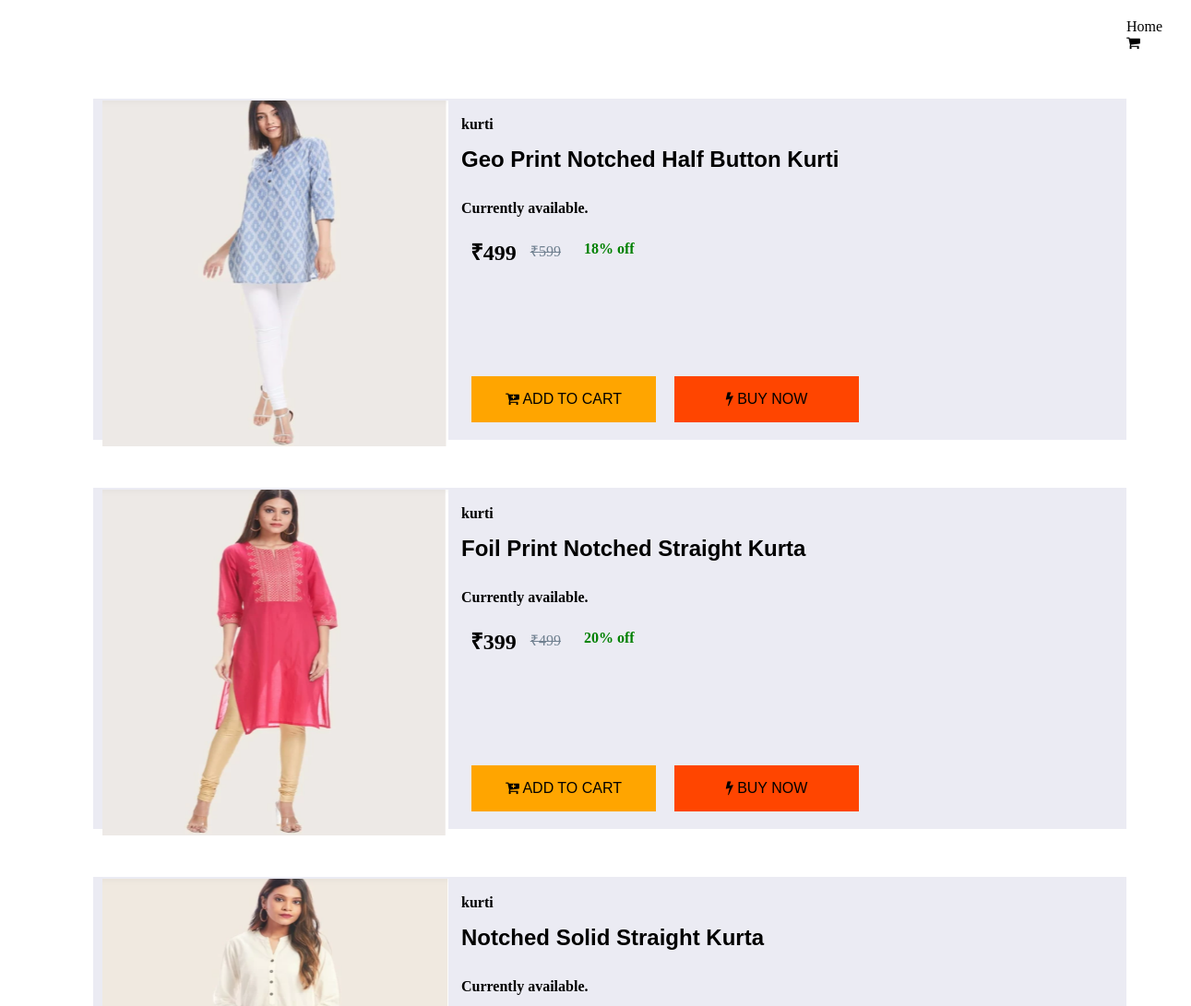
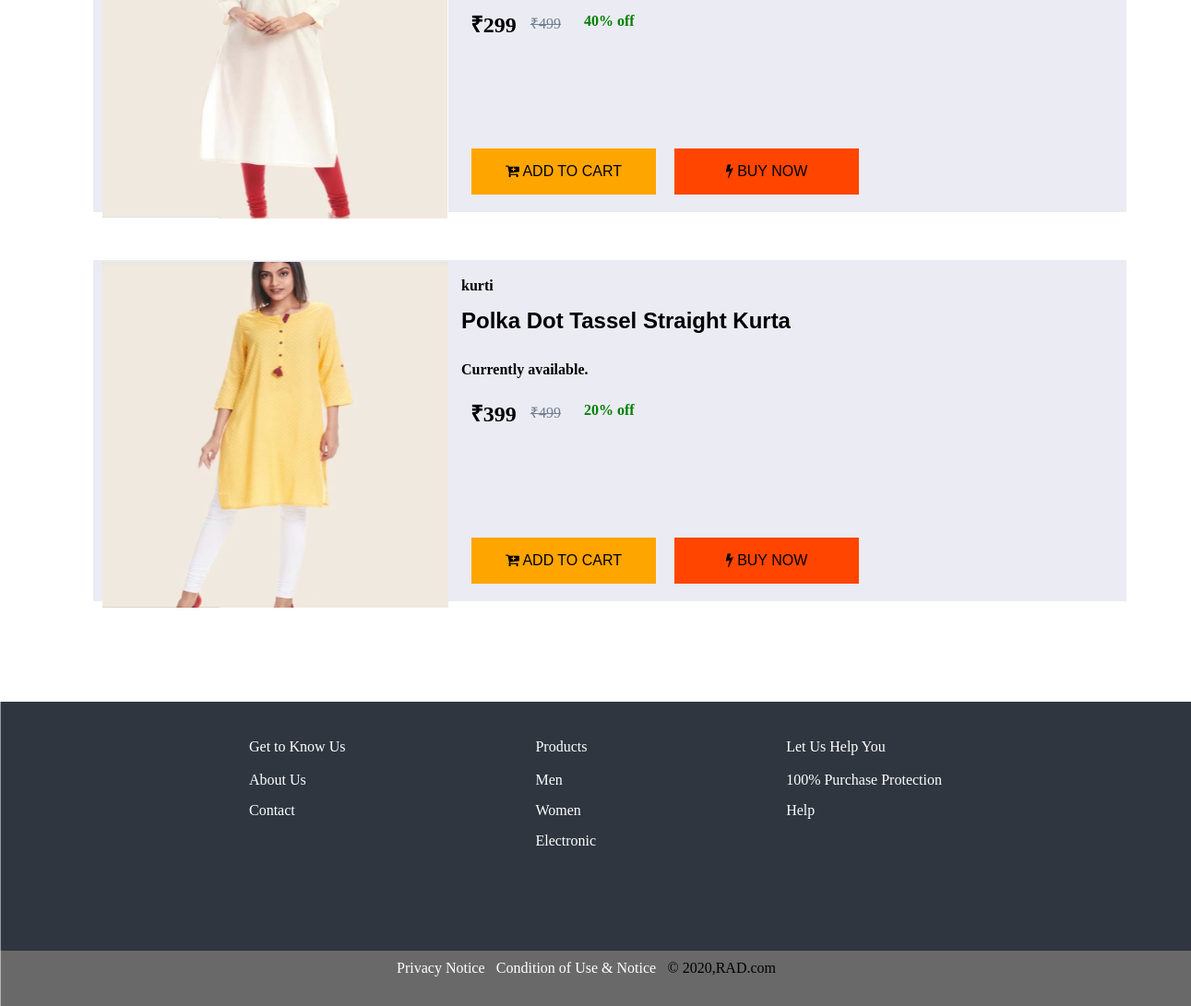
The app's page /main/demo12.php with its own data (2 pictures, top to bottom).
### tables this page shows
CREATE TABLE `products` (
  `pro_id` int(100) NOT NULL,
  `cat_id` int(100) NOT NULL,
  `pro_title` text NOT NULL,
  `pro_keyword` text NOT NULL,
  `pro_desc` text NOT NULL,
  `pro_img` text NOT NULL,
  `pro_price` bigint(100) NOT NULL,
  `img_click` text NOT NULL,
  `del_price` bigint(100) NOT NULL,
  `per` int(2) NOT NULL
);

### main/demo12.php (the view, shortened to what this page needs)
<!DOCTYPE html>
<html>
<head>
    <link rel="stylesheet" type="text/css" href="css/demo2.css">
</head>
<body>
    <header>
    <div class="lside">
         <ul>
             <li ><a href="aflogin.php">Home</a></li>
            <li><a href="cart.php"><i class="fa fa-shopping-cart"></i> <span calss= "badge badge-danger" width=15px style="background-color: red" id="cart-item"></span></a></li>
         </ul>
     </div>
     <?php
            include 'dbconn.php';
            $stmt = $conn->prepare("select * from products where pro_keyword='kurti'");
            $stmt -> execute();
            $result = $stmt->get_result();
            while($row= $result->fetch_assoc()):
    ?>
     <div class="text">
     <h4><?=$row['pro_keyword']?></h4>
        <form action="" class="form3">
                <button class="st5" onclick="window.location.href='<?=$row['img_click']?>';"> <h2 class="st"> <?=$row['pro_title']  ?></h2></button>
              </form>
        <h4 class="st2" size=2.9555>Currently available.</h4>
    </div>
    <div class="text2">
        <h2 class="tag">₹<?= number_format($row['pro_price'])?></h2>
        <del class="tag2"> ₹<?= number_format($row['del_price'])?> </del>
        <h4 class="tag3"><?= ($row['per'])?>% off</h4>
    </div>
        <div class="container">
        <form action="" class="form3">
                <button class="st5" onclick="window.location.href='<?=$row['img_click']?>';">  <img src="<?=$row['pro_img']?>"  width="375" height="375"></button>
              </form>
            <div class="btn">
            <div class="cart">
              <form action="" class="form-submit">
                <button class="add" ><i class="fa fa-cart-plus"></i> ADD TO CART</button>
              </form>
            </div>
            <div class="buy">
            <form action="" class="submit">
                <button onclick="window.location.href='payment.php'" class="buy"><i class="fa fa-bolt"></i> BUY NOW</button>
              </form>
            </div>
        </div>
            </div>
            <?php endwhile;?>
<div class="last">
     <div class="lleft">
     <p style="color: white">Get to Know Us </p>
       <div class="lleftc">
      <a color="white" href="about.php">About Us</a>
       <div class="c">
       <a color="white" href="contact.php">Contact</a>
     </div>
     </div>
     </div>
     <div class="lcenter">
     <p style="color: white">Products</p>
     <div class="lcenterc">
     <a color="white" href="men.php">Men</a>
     <div class="w">
     <a color="white" href="women.php">Women</a>
     </div>
      <div class="ch">
      <a color="white" href="electonic.php">Electronic</a>
      </div>
     </div>
     </div>
     <div class="lright">
     <p style="color: white">Let Us Help You</p>
       <div class="lrightc">
       <a color="white" href="services.php">100% Purchase Protection</a>
     <div class="h">
     <a color="white" href="help.php">Help</a>
     </div>
     </div>
     </div>
  </div>
     <div class="last2">
       <div class="pn">
     <a color="white" href="services.php">Privacy Notice</a>
     </div>
     <div class="cus">
     <a color="white" href="services.php">Condition of Use & Notice</a>
     </div>
     <div class="co">
       <p>© 2020,RAD.com</p>
     </div>
     </div>
     </header>
 </body>
</html>

### css/demo2.css (style rules this page uses)
* { padding: 0; margin: 0; }
.lside { margin-left: 1200px; display: flex; }
.lside ul { float: right; list-style-type: none; margin-top: 20px; }
.lside ul li { display: inline-block; }
.lside ul li a { text-decoration: none; color:black; padding: 5px 20px; border: 1px solid transparent; transition: 0.6s ease 0s; position: relative; }
.text { position: absolute; margin-left: 500px; margin-top: 70px; }
.text .st { margin-top: 5px; }
.text button { border: none; background-color: inherit; font-size: 16px; cursor: pointer; display: inline-block; }
.text .st2 { margin-top: 30px; }
.text2 { position: absolute; margin-left: 500px; margin-top: 200px; display: flex; justify-content: space-between; }
.text2 .tag { float: left; margin-left: 10px; }
.text2 .tag2 { float: center; margin-left: 15px; margin-top: 5px; color: slategray; }
.text2 .tag3 { float: right; margin-left: 25px; margin-top: 5px; color: green; }
.container { width: 1100px; height: 350px; border: 1px solid white; padding: 10px; margin-top: 50px; background-color: rgb(235, 235, 243); margin-left: 100px; }
.container img { cursor: pointer; background-size: cover; margin-top: -18px; }
.container button { border: none; background-color: inherit; font-size: 16px; cursor: pointer; display: inline-block; }
.btn { margin-top:-80px; float: left; justify-content: space-evenly; display: flex; position: absolute; margin-left: 100px; }
.btn .cart { float: left; margin-left: 300px; }
.btn .cart button { cursor: pointer; color:black; height: 50px; width: 200px; background-color: orange; }
.btn .buy { float: right; margin-left: 10px; }
.btn .buy button { cursor: pointer; color:black; height: 50px; width: 200px; background-color: orangered; }
.last { position: relative; top: 50%; left: 50%; transform: translate(-50%,40%); display: flex; background-color: #2f3640; justify-content: space-between; max-width: 1600px; transition: 0.6s ease 0s; padding:10px 20px; height: 250px; }
.last .lleft { float: left; margin-left: 250px; margin-top: 30px; }
.last .lleft .lleftc { margin-top: 18px; cursor: pointer; }
.last .lleft .lleftc a { color: #fff; text-decoration: none; }
.last .lleft .lleftc .c { margin-top: 15px; }
.last .lcenter { float: center; margin-top: 30px; }
.last .lcenter .lcenterc { margin-top: 18px; cursor: pointer; justify-content: space-between; }
.last .lcenter .lcenterc a { color: #fff; text-decoration: none; }
.last .lcenter .lcenterc .w { margin-top: 15px; }
.last .lcenter .lcenterc .ch { margin-top: 15px; }
.last .lright { float: right; margin-right: 250px; margin-top: 30px; }
.last .lright .lrightc { margin-top: 18px; cursor: pointer; }
.last .lright .lrightc .h { margin-top: 15px; }
.last .lright .lrightc a { color: #fff; text-decoration: none; }
.last2 { position: relative; top: 50%; left: 50%; transform: translate(-50%,180%); display: flex; background-color: dimgray; justify-content: space-between; max-width: 1600px; transition: 0.6s ease 0s; padding:10px 20px; height: 40px; }
.last2 .pn { float: left; margin-left: 410px; }
.last2 .pn a { color: #fff; text-decoration: none; }
.last2 .cus { float: center; }
.last2 .cus a { color: #fff; text-decoration: none; }
.last2 .co { float: right; margin-right: 430px; }
.st5 { margin-top: 10px; }

### records on screen
products: pro_keyword "kurti", pro_title "Geo Print Notched Half Button Kurti", pro_price "499", del_price "599", per "18", pro_img (picture)
products: pro_keyword "kurti", pro_title "Foil Print Notched Straight Kurta", pro_price "399", del_price "499", per "20", pro_img (picture)
products: pro_keyword "kurti", pro_title "Notched Solid Straight Kurta", pro_price "299", del_price "499", per "40", pro_img (picture)
products: pro_keyword "kurti", pro_title "Polka Dot Tassel Straight Kurta", pro_price "399", del_price "499", per "20", pro_img (picture)
